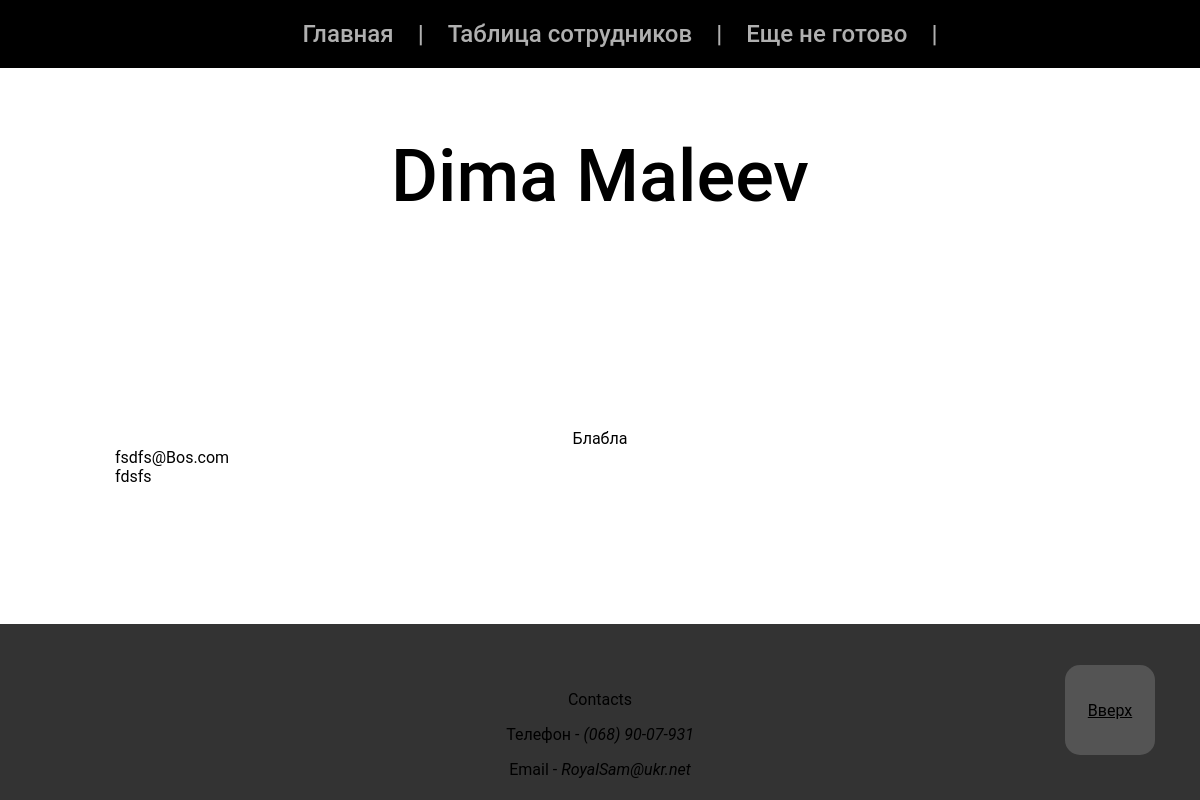
The page /staff/69/detail/ on the database its author committed.
### staff/models.py (models this page shows, shortened)
class Employee(models.Model):
    first_name = models.CharField(max_length=20)
    last_name = models.CharField(max_length=20)
    post = models.CharField(max_length=40)
    salary = models.PositiveIntegerField(default=0, blank=False)

class Detail(models.Model):
    employee = models.ForeignKey(Employee, on_delete=models.CASCADE)
    detail_text = models.CharField(max_length=300, null=True)
    e_mail = models.EmailField(null=True)
    address = models.CharField(max_length=150, null=True)
    photo = models.ImageField(null=True, blank=True)

### staff/views.py (the view)
# urls.py: path('<int:pk>/detail/', views.DetailView.as_view(), name='detail'),
class DetailView(generic.DetailView):
    model = Employee
    template_name = 'staff/detail.html'

### staff/templates/staff/detail.html (shortened to what this page needs)
<!DOCTYPE html>
<html lang="en">
<head>
    {% load static %}
    <link rel="stylesheet" type="text/css" href="{% static 'staff/detail.css' %}">
</head>
<body>
{% include 'staff/basehead.html' %}
<main class="content">
    <section class="emp">
        <div class="container">
            <div class="employer">
                <h1 class="h1">{{ employee.first_name }} {{ employee.last_name }}</h1>
            </div>
        </div>
    </section>
    {% if employee.detail_set.get_queryset %}
        <section class="emp">
            <div class="container">
                <div class="employer">
                    {{ employee.detail_set.get.detail_text }}
                </div>
                <div class="email">
                    {{ employee.detail_set.get.e_mail }}
                </div>
                <div class="address">
                    {{ employee.detail_set.get.address }}
                </div>
            </div>
        </section>
    {% endif %}
</main>
{% include 'staff/basefootler.html' %}
</body>
</html>

### staff/static/staff/detail.css (style rules this page uses)
.content { flex: 1 1 auto; }
* { box-sizing: border-box; }
.container { width: 100%; max-width: 1219px; padding-left: 55px; padding-right: 55px; margin-left: auto; margin-right: auto; }
body { font-family: Roboto, serif; font-style: normal; margin: 0 auto; }
.h1 { color: #000000; font-weight: 500; font-size: 72px; line-height: 84px; text-align: center; }
.emp { padding: 55px 5%; }
.employer { display: flex; justify-content: center; align-items: center; }
.emp { padding: 75px 5%; }

### rows shown on the page
Employee: first_name "Dima", last_name "Maleev", detail_set.get.detail_text "Блабла", detail_set.get.e_mail "fsdfs@Bos.com", detail_set.get.address "fdsfs"
